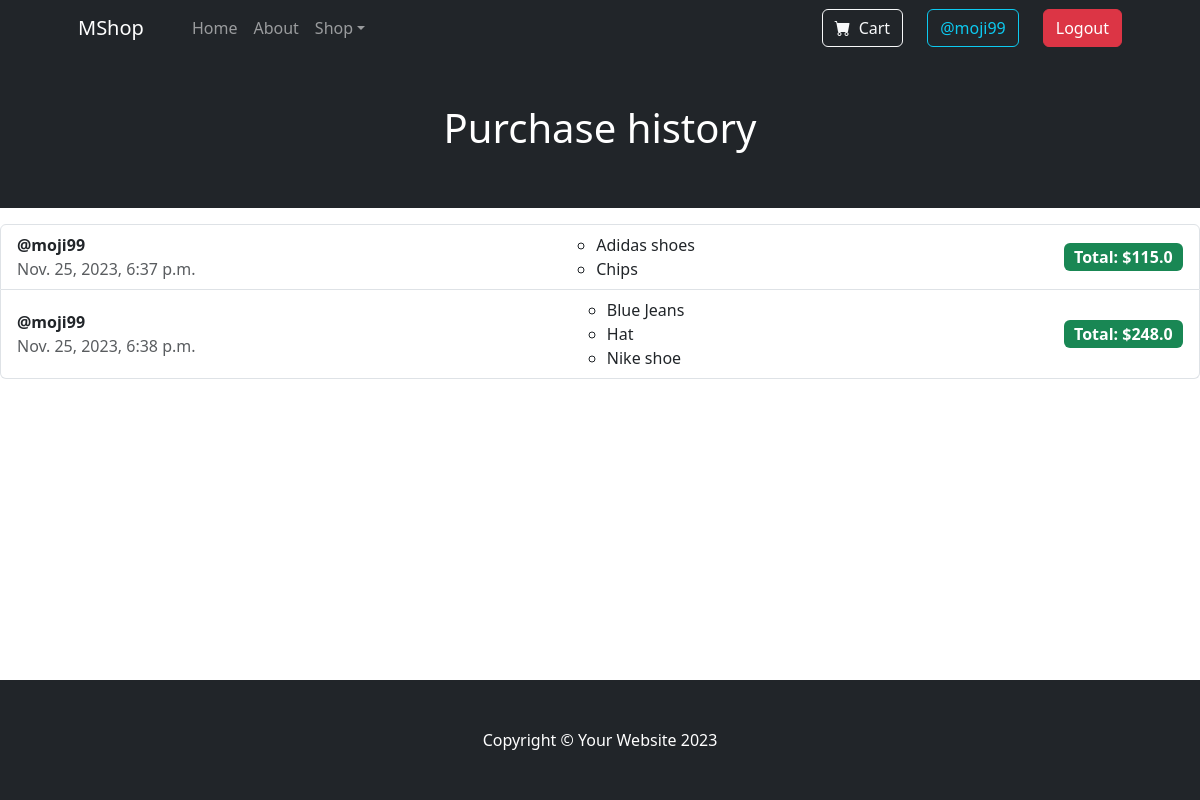
Page /profile/purchases/ (signed in) on the earlier database version.
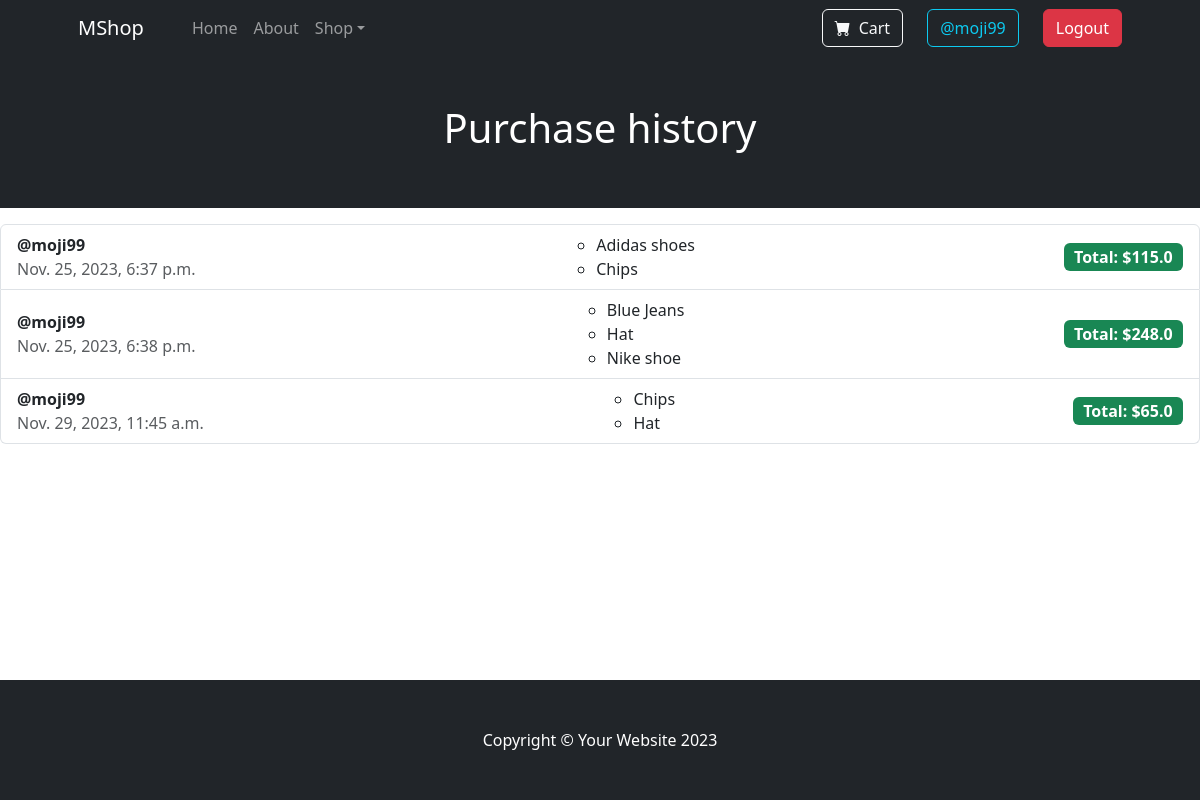
Same page on the later database version.
### items/models.py (models this page shows, shortened)
class PurchaseReceipt(models.Model):
    buyer = models.ForeignKey(User, on_delete=models.CASCADE)
    items = models.ManyToManyField(Item, related_name="purchase_receipts")
    total = models.FloatField(default=0.0)
    date = models.DateTimeField(auto_now_add=True)
    def receipt_items(self):
        return list(self.items.all())

class Item(models.Model):
    title = models.CharField(max_length=60)
    description = models.TextField()
    price = models.FloatField()
    image = models.ImageField(upload_to="item_images", blank=True, null=True)
    is_sold = models.BooleanField(default=False)
    is_on_sale = models.BooleanField(default=False)
    discount = models.FloatField(default=0.0)
    created_at = models.DateTimeField(auto_now_add=True)
    category = models.ForeignKey(
        Category, on_delete=models.CASCADE, related_name="items"
    )
    class Meta:
        ordering = ("title",)

### user_profile/views.py (the view)
# urls.py: path("purchases/", views.purchase_history, name="purchases"),
@login_required(login_url="login")
def purchase_history(request):
    receipts = list(PurchaseReceipt.objects.filter(buyer=request.user))
    return render(
        request,
        "user_profile/purchase_history.html",
        {
            "receipts": receipts,
        },
    )

### user_profile/templates/user_profile/purchase_history.html
{% extends "items/base.html" %}
{% block content %}
<header class="bg-dark py-5">
    <div class="container px-4 px-lg-5">
        <div class="text-center text-white">
            <h1 class="display-6">Purchase history</h1>
        </div>
    </div>
</header>
<ul class="list-group list-group-light px-6 py-3">
    {% for receipt in receipts %}
    <li class="list-group-item d-flex justify-content-between align-items-center">
      <div>
        <div class="fw-bold">@{{ receipt.buyer }}</div>
        <div class="text-muted">{{ receipt.date }}</div>
      </div>
      <div>
        <ul>
        {% for item in receipt.receipt_items %}
            <li>{{ item.title }}</li>
        {% endfor %}
        </ul>
      </div>
      <span class="badge bg-success fs-6">Total: ${{ receipt.total }}</span>
    </li>
    {% endfor %}
</ul>
{% endblock content %}

### items/templates/items/base.html (shortened to what this page needs)
{% load static %}
<!DOCTYPE html>
<html lang="en">
    <head>
        {% block stylesheets %}
        <link href="https://cdn.jsdelivr.net/npm/bootstrap-icons@1.5.0/font/bootstrap-icons.css" rel="stylesheet" />
        <link href="https://cdn.jsdelivr.net/npm/bootstrap@5.3.2/dist/css/bootstrap.min.css" rel="stylesheet">
        {% endblock stylesheets %}
    </head>
    <body class="d-flex flex-column min-vh-100">
        {% block navigation %}
        <nav class="navbar navbar-expand-lg navbar-dark bg-dark">
            <div class="container px-4 px-lg-5">
                <a class="navbar-brand" href="{% url "items:index" %}">MShop</a>
                <div class="collapse navbar-collapse" id="navbarSupportedContent">
                    <ul class="navbar-nav me-auto mb-2 mb-lg-0 ms-lg-4">
                        <li class="nav-item"><a class="nav-link" aria-current="page" href="#!">Home</a></li>
                        <li class="nav-item"><a class="nav-link" href="#!">About</a></li>
                        <li class="nav-item dropdown">
                            <a class="nav-link dropdown-toggle" id="navbarDropdown" href="#" role="button" data-bs-toggle="dropdown" aria-expanded="false">Shop</a>
                        </li>
                    </ul>
                    {% if user.is_authenticated %}
                    <div class="d-flex">
                        <a href="{% url "cart:cart" %}" class="btn btn-outline-light">
                            <i class="bi-cart-fill me-1"></i>
                            Cart
                        </a>
                    </div>
                    <div class="nav-item mb-2 mb-lg-0 ms-lg-4">
                        <a class="btn btn-outline-info" href="{% url "user_profile:user_profile" %}">@{{user.username}}</a>
                    </div>
                    <div class="nav-item text-light mb-2 mb-lg-0 ms-lg-4">
                        <a class="btn btn-danger" href="{% url "logout" %}">Logout</a>
                    </div>
                    {% endif %}
                </div>
            </div>
        </nav>
        {% endblock navigation %}
        {% block content %}
        {% endblock content %}
        {% block footer %}
        <footer class="py-5 bg-dark mt-auto">
            <div class="container"><p class="m-0 text-center text-white">Copyright &copy; Your Website 2023</p></div>
        </footer>
        {% endblock footer %}
    </body>
</html>

Differences in the rows shown:
added PurchaseReceipt: buyer "moji99", date "Nov. 29, 2023, 11:45 a.m.", total "65.0", Item (title "Chips"), Item (title "Hat")
